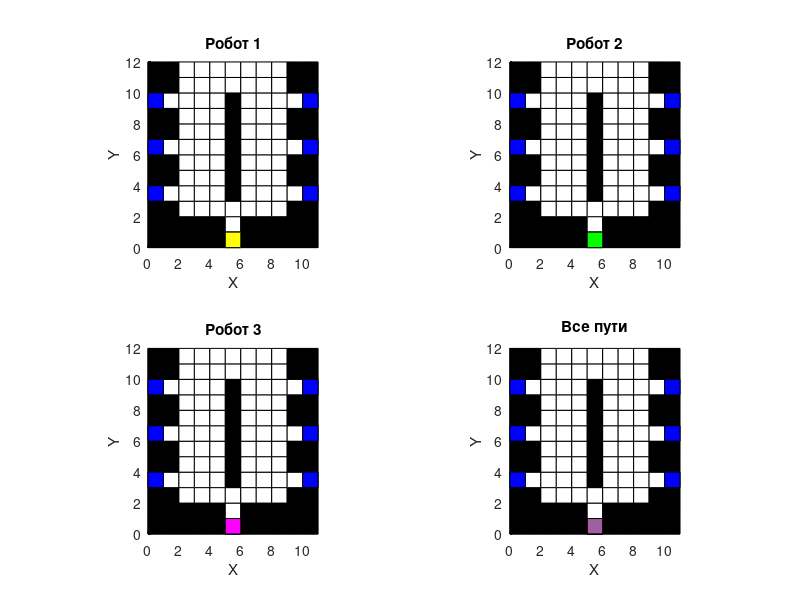

The MATLAB script that drew this image: (Note: this script raises an error after producing the figure.)
clc;
clear;
close all;

function paths = findPaths(field, robot, target_points, target_order, disp_flag, all_robot_paths)
    [cols, rows] = size(field);

    current_position = robot;

    directions = [-1 0; 0 1; 1 0; 0 -1];
    visited = ones(cols, rows);
    visited(robot(1), robot(2)) = 0;

    % добавление большего времени преодоления клетки для целевых точек
    visited(target_points(1, 1), target_points(1, 2)) = 5;
    visited(target_points(2, 1), target_points(2, 2)) = 5;
    visited(target_points(3, 1), target_points(3, 2)) = 5;
    visited(target_points(4, 1), target_points(4, 2)) = 5;
    visited(target_points(5, 1), target_points(5, 2)) = 5;
    visited(target_points(6, 1), target_points(6, 2)) = 5;

    for r = 1:rows
        for c = 1:cols
            if field(c, r) == Inf
                visited(c, r) = Inf;
            end
        end
    end

    Grid = cell(cols, rows);
    queue = {current_position};
    Grid{current_position(1), current_position(2)} = {current_position, current_position};
    target_index = 1;

    paths = {};
    total_time = 0;

    while target_index <= length(target_order)
        target_position = target_points(target_order(target_index), :);

        while ~isempty(queue)
            current_position = queue{1};
            queue(1) = [];
            if isequal(current_position, target_position)% && visited(current_position(1), current_position(2)) ~= 1
                target_index = target_index + 1;
                break;
            end

            for direction_idx = 1:size(directions, 1)
                new_current_position = current_position + directions(direction_idx, :);
                if new_current_position(1) >= 1 && new_current_position(1) <= cols && new_current_position(2) >= 1 && new_current_position(2) <= rows
                    % Проверка на пересечение с траекториями всех роботов
                    for k = 1:length(all_robot_paths)
                        if ~isempty(all_robot_paths{k})
                            time = size(all_robot_paths{k}, 1) - size(queue, 2);
                            if time > 0 && time <= size(all_robot_paths{k}, 1)
                                robot_pos = all_robot_paths{k}(time, 1:2);
                                if isequal(new_current_position, robot_pos)
                                    continue;
                                end
                            end
                        end
                    end

                    while visited(new_current_position(1), new_current_position(2)) ~= Inf && visited(new_current_position(1), new_current_position(2)) > 1
                        Grid{new_current_position(1), new_current_position(2)} = {new_current_position, new_current_position};
                        queue{end + 1} = new_current_position;
                        visited(new_current_position(1), new_current_position(2)) = visited(new_current_position(1), new_current_position(2)) - 1;
                        if disp_flag
                            disp("Матрица посещений:");
                            disp(rot90(visited));
                            disp("Откуда и куда пришёл робот:");
                            disp(Grid{new_current_position(1), new_current_position(2)});
                        end
                    end
                    if visited(new_current_position(1), new_current_position(2)) ~= Inf && visited(new_current_position(1), new_current_position(2)) == 1
                        Grid{new_current_position(1), new_current_position(2)} = {current_position, new_current_position};
                        queue{end + 1} = new_current_position;
                        visited(new_current_position(1), new_current_position(2)) = visited(new_current_position(1), new_current_position(2)) - 1;
                        if disp_flag
                            disp("Матрица посещений:");
                            disp(rot90(visited));
                            disp("Откуда и куда пришёл робот:");
                            disp(Grid{new_current_position(1), new_current_position(2)});
                        end
                    end
                end
            end

            if current_position(1) > 1 && current_position(1) < cols && current_position(2) > 1 && current_position(2) < rows
                if field(current_position(1)-1, current_position(2)-1) == Inf && field(current_position(1)+1, current_position(2)-1) == Inf && field(current_position(1)-1, current_position(2)) == Inf && field(current_position(1)+1, current_position(2)) == Inf
                    for k = current_position(2):rows-9
                        visited(current_position(1)+1, k+1) = Inf;
                    end
                end
            end

            if current_position(1) > 1 && current_position(1) < cols && current_position(2) > 1 && current_position(2) < rows
                if field(current_position(1)-1, current_position(2)-1) == Inf && field(current_position(1)-1, current_position(2)+1) == Inf && field(current_position(1), current_position(2)+1) == Inf && field(current_position(1), current_position(2)-1) == Inf
                    for k = current_position(1):cols-8
                        visited(k+1, current_position(2)-1) = Inf;
                        visited(k+2, current_position(2)-1) = Inf;
                    end
                end
            end

            if current_position(1) > 1 && current_position(1) < cols && current_position(2) > 1 && current_position(2) < rows
                if field(current_position(1)+1, current_position(2)+1) == Inf && field(current_position(1)+1, current_position(2)-1) == Inf && field(current_position(1), current_position(2)+1) == Inf && field(current_position(1), current_position(2)-1) == Inf
                    for k = current_position(1):cols
                        visited(k-1, current_position(2)+1) = Inf;
                        visited(k-2, current_position(2)+1) = Inf;
                        visited(k-3, current_position(2)+1) = Inf;
                        visited(5, 3) = Inf;
                    end
                end
            end
        end

        path = [];
        sum = 0;
        current_position = target_position;
        time = 0;

        while ~isequal(current_position, robot)
            %пока visited не равен 1, в путь продолжают записываться
            %координаты текущей позиции и время
            if visited(current_position(1), current_position(2)) ~= 1
                %path = [current_position time; path];
                path = [path; current_position time];
                previous_position = Grid{current_position(1), current_position(2)}{1};
                sum = sum + field(current_position(1), current_position(2));
                current_position = previous_position;
                time = time + field(current_position(1), current_position(2));
            end
            %previous_position = Grid{current_position(1), current_position(2)}{1};
            %sum = sum + 1; % Увеличиваем время на 1 на каждом шаге
            %current_position = previous_position;
            %time = time + 1; % Увеличиваем время на 1 на каждом шаге
        end

        %{
        while ~isequal(current_position, robot)
            path = [current_position time; path];
            previous_position = Grid{current_position(1), current_position(2)}{1};
            sum = sum + field(current_position(1), current_position(2));
            current_position = previous_position;
            time = time + field(current_position(1), current_position(2));
        end
        %}
        path = [robot 0; path];
        robot = target_position;

        paths{end + 1} = path;
        total_time = total_time + sum; % Суммируем время для всех шагов

        if disp_flag
            disp("Робот достиг цели!!")
            disp(['Количество тактов:', num2str(sum)]);
            disp("Координаты клеток маршрута по шагам:")
            for i = 1:size(path, 1)
                disp(['Шаг', num2str(i), ':(', num2str(path(i, 1)), ',', num2str(path(i, 2)), ',', num2str(path(i, 3)), ')'])
            end

        end

        current_position = target_position;
        visited = ones(cols, rows);
        visited(current_position(1), current_position(2)) = 0;

        for r = 1:rows
            for c = 1:cols
                if field(c, r) == Inf
                    visited(c, r) = Inf;
                end
            end
        end
        visited(target_points(1, 1), target_points(1, 2)) = 5;
        visited(target_points(2, 1), target_points(2, 2)) = 5;
        visited(target_points(3, 1), target_points(3, 2)) = 5;
        visited(target_points(4, 1), target_points(4, 2)) = 5;
        visited(target_points(5, 1), target_points(5, 2)) = 5;
        visited(target_points(6, 1), target_points(6, 2)) = 5;

        Grid = cell(cols, rows);
        queue = {current_position};
        Grid{current_position(1), current_position(2)} = {current_position, current_position};
    end
    disp(['Общее время для всех роботов:', num2str(total_time)]);
end

function visualizePaths(field, paths, target_points, colors, gif_filename)
    [cols, rows] = size(field);

    figure;
    for i = 1:length(paths)
        subplot(2, 2, i);
        hold on;

        for r = 1:rows
            for c = 1:cols
                if field(c, r) == Inf
                    fill([c-1 c c c-1], [r-1 r-1 r r], 'k')
                else
                    fill([c-1 c c c-1], [r-1 r-1 r r], 'w')
                end
            end
        end
        for j = 1:length(target_points)
            fill([target_points(j, 1)-1 target_points(j, 1) target_points(j, 1) target_points(j, 1)-1], ...
                 [target_points(j, 2)-1 target_points(j, 2)-1 target_points(j, 2) target_points(j, 2)], 'b');
        end

        axis equal;
        xlim([0 cols])
        ylim([0 rows])
        grid on
        set(gca, 'Color', 'w');
        title(['Робот ', num2str(i)]);
        xlabel('X');
        ylabel('Y');
    end

    subplot(2, 2, 4);
    hold on;
    for r = 1:rows
        for c = 1:cols
            if field(c, r) == Inf
                fill([c-1 c c c-1], [r-1 r-1 r r], 'k')
            else
                fill([c-1 c c c-1], [r-1 r-1 r r], 'w')
            end
        end
    end
    for j = 1:length(target_points)
        fill([target_points(j, 1)-1 target_points(j, 1) target_points(j, 1) target_points(j, 1)-1], ...
             [target_points(j, 2)-1 target_points(j, 2)-1 target_points(j, 2) target_points(j, 2)], 'b');
    end
    axis equal;
    xlim([0 cols])
    ylim([0 rows])
    grid on
    set(gca, 'Color', 'w');
    title('Все пути');
    xlabel('X');
    ylabel('Y');

    max_steps = max(cellfun(@(x) size(x, 1), paths));

    for step = 1:max_steps
        for i = 1:length(paths)
            if step <= size(paths{i}, 1)
                subplot(2, 2, i);
                fill([paths{i}(step, 1)-1 paths{i}(step, 1) paths{i}(step, 1) paths{i}(step, 1)-1], ...
                     [paths{i}(step, 2)-1 paths{i}(step, 2)-1 paths{i}(step, 2) paths{i}(step, 2)], colors{i});
                subplot(2, 2, 4);
                fill([paths{i}(step, 1)-1 paths{i}(step, 1) paths{i}(step, 1) paths{i}(step, 1)-1], ...
                    [paths{i}(step, 2)-1 paths{i}(step, 2)-1 paths{i}(step, 2) paths{i}(step, 2)], colors{i}, 'FaceAlpha', 0.5);
            end
        end
        pause(0.5);

        % Сохраняем текущий кадр в файл
        frame = getframe(gcf);
        im = frame2im(frame);
        [imind, cm] = rgb2ind(im, 256);
        if step == 1
            imwrite(imind, cm, gif_filename, 'gif', 'Loopcount', inf, 'DelayTime', 0.5);
        else
            imwrite(imind, cm, gif_filename, 'gif', 'WriteMode', 'append', 'DelayTime', 0.5);
        end
    end
end

%размер поля
rows = 12;
cols = 11;

target_points = [1, 4; 1, 7; 1, 10; 11, 10; 11, 7; 11, 4; 6, 1];%целевые точки

robots = {[6, 1], [6, 1], [6, 1]}; % начальные позиции роботов

field = ones(cols, rows);
field(robots{1}(1), robots{1}(2)) = 0;
field(robots{2}(1), robots{2}(2)) = 0;
field(robots{3}(1), robots{3}(2)) = 0;

field(1, 1) = Inf;
field(2, 1) = Inf;
field(3, 1) = Inf;
field(4, 1) = Inf;
field(5, 1) = Inf;
field(7, 1) = Inf;
field(8, 1) = Inf;
field(9, 1) = Inf;
field(10, 1) = Inf;
field(11, 1) = Inf;
field(1, 2) = Inf;
field(2, 2) = Inf;
field(3, 2) = Inf;
field(4, 2) = Inf;
field(5, 2) = Inf;
field(7, 2) = Inf;
field(8, 2) = Inf;
field(9, 2) = Inf;
field(10, 2) = Inf;
field(11, 2) = Inf;
field(1, 3) = Inf;
field(2, 3) = Inf;
field(10, 3) = Inf;
field(11, 3) = Inf;

field(1, 5) = Inf;
field(2, 5) = Inf;
field(10, 5) = Inf;
field(11, 5) = Inf;

field(1, 6) = Inf;
field(2, 6) = Inf;
field(10, 6) = Inf;
field(11, 6) = Inf;

field(1, 8) = Inf;
field(2, 8) = Inf;
field(10, 8) = Inf;
field(11, 8) = Inf;

field(1, 9) = Inf;
field(2, 9) = Inf;
field(10, 9) = Inf;
field(11, 9) = Inf;

field(1, 11) = Inf;
field(2, 11) = Inf;
field(10, 11) = Inf;
field(11, 11) = Inf;

field(1, 12) = Inf;
field(2, 12) = Inf;
field(10, 12) = Inf;
field(11, 12) = Inf;

field(6, 4) = Inf;
field(6, 5) = Inf;
field(6, 6) = Inf;
field(6, 7) = Inf;
field(6, 8) = Inf;
field(6, 9) = Inf;
field(6, 10) = Inf;

disp_flag = 1;

colors = {'y', 'g', 'm'}; % Цвета для каждого робота

% Собрать все задания для роботов
all_target_orders = cell(length(robots), 1);
for i = 1:length(robots)
    prompt = sprintf('Введите целевые точки, которые должен посетить робот %d (например, [2, 4, 5, 6, 7]): ', i);
    all_target_orders{i} = input(prompt);
end

% Найти пути для всех роботов и визуализировать их
all_paths = cell(length(robots), 1);
paths = cell(length(robots), 1);

for i = 1:length(robots)
    % Найти путь для первого робота
    all_paths{i} = findPaths(field, robots{i}, target_points, all_target_orders{i}, disp_flag, {});
    paths{i} = vertcat(all_paths{i}{:});
    disp(['Шаги ', num2str(i), ' робота:'])
    disp(paths{i});
    
end
%{
% Найти путь для первого робота
    all_paths{1} = findPaths(field, robots{1}, target_points, all_target_orders{1}, disp_flag, {});
    paths{1} = vertcat(all_paths{1}{:});
    disp(['Шаги ', num2str(1), ' робота:'])
    disp(paths{1});
    
    % Найти путь для второго робота с учетом траектории первого робота
    all_paths{2} = findPaths(field, robots{2}, target_points, all_target_orders{2}, disp_flag, {paths{1}});
    paths{2} = vertcat(all_paths{2}{:});
    disp(['Шаги ', num2str(2), ' робота:'])
    disp(paths{2});
    
    % Найти путь для третьего робота с учетом траекторий первого и второго роботов
    all_paths{3} = findPaths(field, robots{3}, target_points, all_target_orders{3}, disp_flag, {paths{1}, paths{2}});
    paths{3} = vertcat(all_paths{3}{:});
    disp(['Шаги ', num2str(3), ' робота:'])
    disp(paths{3});
%}
% Визуализировать пути после сбора всех заданий и создать гифку
gif_filename = 'robot_paths.gif';
visualizePaths(field, paths, target_points, colors, gif_filename);

% Воспроизвести гифку
implay(gif_filename);
